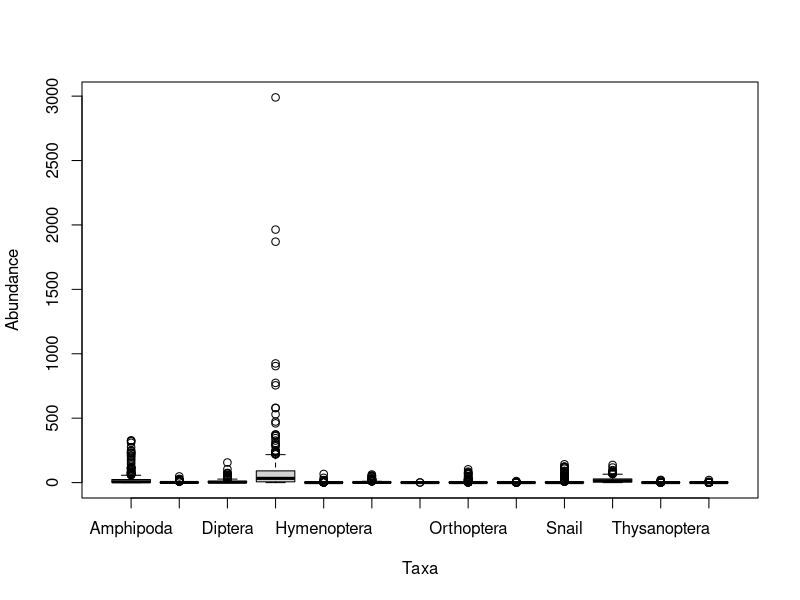

Here is the R script that generated this plot: (Note: this script raises an error after producing the figure.)
require(car)
require(multcomp)

cleanedabundance<-read.csv("./Cleaned Bird Data/cleanedabundance.csv")

#         ABUNDANCE

###   Abundance~Taxa
stacked.abun<-read.csv("./Cleaned Bird Data/cleanedabundance_stacked.csv")
head(stacked.abun)
stacked.abun$Taxa=as.factor(stacked.abun$Taxa)
model.orderabun<-glm(Abundance~0+Taxa, data=stacked.abun, family=poisson())
summary(model.orderabun)
Anova(model.orderabun)
order.test=glht(model.orderabun,linfct=mcp(Taxa="Tukey"))
cld(order.test)
# plot(Abundance~Taxa, data=stacked.abun)

###   Abundance~Taxa+Site
model.abunsite<-glm(Abundance~0+Taxa+Site, data=stacked.abun, family=poisson())
summary(model.abunsite)
Anova(model.abunsite)
par(mfrow=c(1,1))
plot(Abundance~Taxa+Site, data = stacked.abun)

abunsite.test=glht(model.abunsite,linfct=mcp(Taxa="Tukey"))
cld(abunsite.test)

###   Abundance~Taxa*Site
model.abunsiteint<-glm(Abundance~0+Taxa*Site, data=stacked.abun, family=poisson())
summary(model.abunsiteint)
Anova(model.abunsiteint)
# => Significant interaction between Taxa and Site

###   Abundance~Taxa*Site+SolarDay+Treatment
model.abunsitesol<-glm(Abundance~0+Taxa*Site+Period+Treatment, data=stacked.abun, family=poisson())
summary(model.abunsitesol)
Anova(model.abunsitesol)

### Interactions between Treatment and other variables (Site, Taxa, Solar Day) on Abundance>>>>>>>>>>>>>>>>>

###   Abundance~Treatment*Taxa
model.treat.taxa<-glm(Abundance~0+Treatment*Taxa, data=stacked.abun, family=poisson())
summary(model.treat.taxa)
Anova(model.treat.taxa)
# par(mfrow=c(2,2))
# plot(model.treat.taxa)
# par(mfrow=c(1,1))

###   Abundance~Treatment*Site
model.treat.site<-glm(Abundance~0+Treatment*Site, data=stacked.abun, family=poisson())
summary(model.treat.site)
Anova(model.treat.site)
# par(mfrow=c(2,2))
# plot(model.treat.site)
# par(mfrow=c(1,1))

###   Abundance~Treatment*SolarDay
model.treat.sol<-glm(Abundance~0+Treatment*SolarDay, data=stacked.abun, family=poisson())
summary(model.treat.sol)
Anova(model.treatsol)
# par(mfrow=c(2,2))
# plot(model.treat.sol)
# par(mfrow=c(1,1))


#         BIOMASS

### What Kind of Effect does Exclosure have on Abundance >>>>>>>>>>>>>>>>>

stacked.biomass<-read.csv("./Cleaned Bird Data/cleanedbiomass_stacked.csv")
head(stacked.biomass)
stacked.biomass$Taxa=as.factor(stacked.biomass$Taxa)
model.orderbiom<-glm(Mass~0+Taxa, data=stacked.biomass, family=poisson())
# 
# plot(Mass~Taxa*Site, data=stacked.biomass)



##Abundance Based on Taxa
head(stacked.abun)
jittered.taxa<-as.numeric(stacked.abun$Taxa)+runif(n=nrow(stacked.abun), min = -0.2, max = 0.2)
par(mfrow=c(1,1), mar=c(9,4.5,0.5,0.5))
plot(Abundance~jittered.taxa, data=stacked.abun, ylim=c(0,200), col=rgb(0,0,0,0.2), pch=16, xlab="",xaxt="n")
axis(side=1, at=unique(as.numeric(stacked.abun$Taxa)), labels=unique(stacked.abun$Taxa),las=2)

model.orderabun<-glm(Abundance~0+Taxa, data=stacked.abun, family=poisson())
summary(model.orderabun)
points(y=exp(coef(model.orderabun)), x=c(1:length(unique(stacked.abun$Taxa))), col="red", pch=8)
model.sol<-glm(Total~SolarDay, data=cleanedabundance, family=poisson())
summary(model.sol)
coef.sol<-coef(model.sol)
plot(Total~SolarDay, data=cleanedabundance, ylim=c(0,600))
curve(exp(coef.sol["(Intercept)"]+coef.sol["SolarDay"]*x), add = T, col="red")
#Once again, red is the model, black is the data

#Running a glm with squared term --> quadratic
cleanedabundance$SqSolarDay<-cleanedabundance$SolarDay^2
quad.model.sol<-glm(Total~SqSolarDay+SolarDay, data=cleanedabundance, family=poisson())
summary(quad.model.sol)
coef.sqsol<-coef(quad.model.sol)
plot(Total~SolarDay, data=cleanedabundance, ylim=c(0,600))
curve(exp(coef.sqsol["(Intercept)"]+coef.sqsol["SolarDay"]*x+coef.sqsol["SqSolarDay"]*x^2), add = T, col="red")
# Produced a curve model for the effect of solar day on abundance. 

Anova(quad.model.sol)
#site specific intercept, global effect of solar day and sq solar day (same beta (b) and gamma (c) coefficients for all sites)
quad.site.model.sol<-glm(Total~0+Site+SqSolarDay+SolarDay, data=cleanedabundance, family=poisson())
summary(quad.site.model.sol)
#site specific intercept, site specific effect of solar day and sq solar day (different b and c coefficients per site)
crazy.quad.site.model.sol<-glm(Total~0+Site+Site:SqSolarDay+Site:SolarDay, data=cleanedabundance, family=poisson())
summary(crazy.quad.site.model.sol)

#To plot data only from one site: data= cleanedabundance[cleanedabundance$Site="Site Name"]

# HOMEWORK GOAL: Make 8 plots for each site 

png(height=11,width=7,pointsize=8,units="in",res=900,file="./Rough Figures/Site.Solar.Models.png")
par(mfrow=c(4,2), mar=c(4,4,0.5,0.5))
x.scale= c(160,260)
#   1. Asparagus
Asp.Abun=cleanedabundance[cleanedabundance$Site=="Asparagus",] 
Asp.Abun.model<-glm(Total~SqSolarDay+SolarDay, data=Asp.Abun, family=poisson())
coef.asp<-coef(Asp.Abun.model)
plot(Total~SolarDay, data=Asp.Abun, xlim=x.scale, xlab="Solar Day", ylab="Total Abundance")
curve(exp(coef.asp["(Intercept)"]+coef.asp["SolarDay"]*x+coef.asp["SqSolarDay"]*x^2), add = T, col="red")
title(line=-3, "Asparagus")

#   2. Barn Island
Bar.Abun=cleanedabundance[cleanedabundance$Site=="Barn Island",] 
Bar.Abun.model<-glm(Total~SqSolarDay+SolarDay, data=Bar.Abun, family=poisson())
coef.bar<-coef(Bar.Abun.model)
plot(Total~SolarDay, data=Bar.Abun, xlim=x.scale, xlab="Solar Day", ylab="Total Abundance")
curve(exp(coef.bar["(Intercept)"]+coef.bar["SolarDay"]*x+coef.bar["SqSolarDay"]*x^2), add = T, col="red")
title(line=-3, "Barn Island")

#   3. Bunny
Bun.Abun=cleanedabundance[cleanedabundance$Site=="Bunny",]  
Bun.Abun.model<-glm(Total~SqSolarDay+SolarDay, data=Bun.Abun, family=poisson())
coef.bun<-coef(Bun.Abun.model)
plot(Total~SolarDay, data=Bun.Abun, xlim=x.scale)
curve(exp(coef.bun["(Intercept)"]+coef.bun["SolarDay"]*x+coef.bun["SqSolarDay"]*x^2), add = T, col="red")
title(line=-3, "Bunny")

#   4. Chapman
Cha.Abun=cleanedabundance[cleanedabundance$Site=="Chapman",] 
Cha.Abun.model<-glm(Total~SqSolarDay+SolarDay, data=Cha.Abun, family=poisson())
coef.cha<-coef(Cha.Abun.model)
plot(Total~SolarDay, data=Cha.Abun, xlim=x.scale)
curve(exp(coef.cha["(Intercept)"]+coef.cha["SolarDay"]*x+coef.cha["SqSolarDay"]*x^2), add = T, col="red")
title(line=-3, "Chapman")

#   5. Forsythe
For.Abun=cleanedabundance[cleanedabundance$Site=="Forsythe",] 
For.Abun.model<-glm(Total~SqSolarDay+SolarDay, data=For.Abun, family=poisson())
coef.for<-coef(For.Abun.model)
plot(Total~SolarDay, data=For.Abun, xlim=x.scale)
curve(exp(coef.for["(Intercept)"]+coef.for["SolarDay"]*x+coef.for["SqSolarDay"]*x^2), add = T, col="red")
title(line=-3, "Forsythe")

#   6. Hammo
Ham.Abun=cleanedabundance[cleanedabundance$Site=="Hammo",] 
Ham.Abun.model<-glm(Total~SqSolarDay+SolarDay, data=Ham.Abun, family=poisson())
coef.ham<-coef(Ham.Abun.model)
plot(Total~SolarDay, data=Ham.Abun, xlim=x.scale)
curve(exp(coef.ham["(Intercept)"]+coef.ham["SolarDay"]*x+coef.ham["SqSolarDay"]*x^2), add = T, col="red")
title(line=-3, "Hammo")

#   7. Rachel Carson
Rac.Abun=cleanedabundance[cleanedabundance$Site=="Rachel Carson",] 
Rac.Abun.model<-glm(Total~SqSolarDay+SolarDay, data=Rac.Abun, family=poisson())
coef.rac<-coef(Rac.Abun.model)
plot(Total~SolarDay, data=Rac.Abun, xlim=x.scale)
curve(exp(coef.rac["(Intercept)"]+coef.rac["SolarDay"]*x+coef.rac["SqSolarDay"]*x^2), add = T, col="red")
title(line=-3, "Rachel Carson")

#   8. Sachuest
Sac.Abun=cleanedabundance[cleanedabundance$Site=="Sachuest",] 
Sac.Abun.model<-glm(Total~SqSolarDay+SolarDay, data=Sac.Abun, family=poisson())
coef.sac<-coef(Sac.Abun.model)
plot(Total~SolarDay, data=Sac.Abun, xlim=x.scale)
curve(exp(coef.sac["(Intercept)"]+coef.sac["SolarDay"]*x+coef.sac["SqSolarDay"]*x^2), add = T, col="red")
title(line=-3, "Sachuest")

dev.off()



## TRIAL>>> Abundance~Taxa for Asparagus site... 
par(mfrow=c(1,2))

#Orthoptera
Asp.Abun=cleanedabundance[cleanedabundance$Site=="Asparagus",] 
Asp.Orth.model<-glm(Orthoptera~SqSolarDay+SolarDay, data=Asp.Abun, family=poisson())
coef.orth<-coef(Asp.Orth.model)
plot(Orthoptera~SolarDay, data=Asp.Abun, xlab="Solar Day", ylab="Orthoptera Abundance")
curve(exp(coef.orth["(Intercept)"]+coef.orth["SolarDay"]*x+coef.orth["SqSolarDay"]*x^2), add = T, col="red")

#Hemiptera
Asp.Abun=cleanedabundance[cleanedabundance$Site=="Asparagus",] 
Asp.Hemi.model<-glm(Hemiptera~SqSolarDay+SolarDay, data=Asp.Abun, family=poisson())
coef.hemi<-coef(Asp.Hemi.model)
plot(Hemiptera~SolarDay, data=Asp.Abun, xlab="Solar Day", ylab="Orthoptera Abundance")
curve(exp(coef.hemi["(Intercept)"]+coef.hemi["SolarDay"]*x+coef.hemi["SqSolarDay"]*x^2), add = T, col="red")

#       ...
